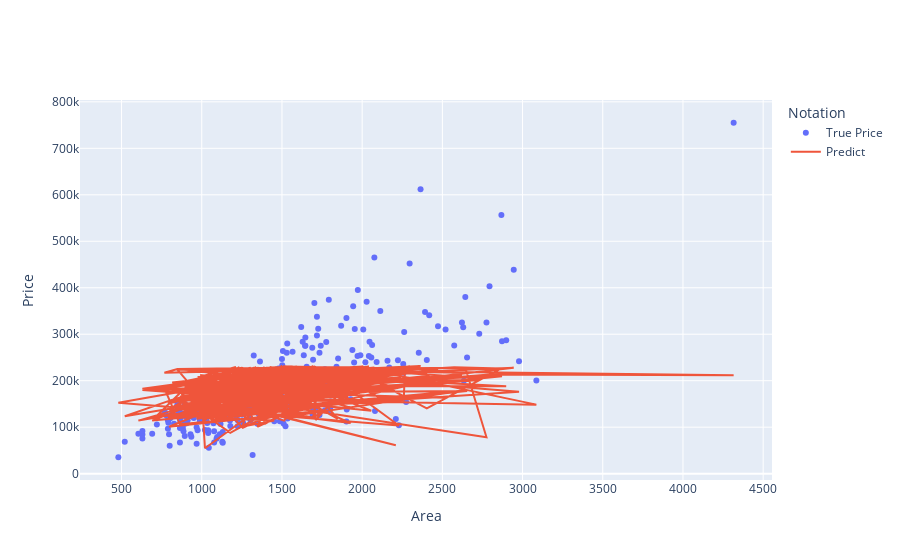

The cell this chart's notebook holds for it:
### Code cell
fig = go.Figure()
fig.add_trace(go.Scatter(
    x=X_test[:,0],
    y=y_test,
    mode="markers",
    name="True Price"
))
fig.add_trace(go.Scatter(
    x=X_test[:,0],
    y=y_predict,
    mode="lines",
    name="Predict",
))
fig.update_layout(

    xaxis_title="Area",
    yaxis_title="Price",
    legend_title="Notation",

)

### Figure 1 — Plotly figure (JSON) as saved in the notebook; plotly's stock layout.template omitted (floating-point values rounded to 4 significant figures; data arrays with more than 128 entries replaced by an {"elided": "..."} marker saying what was removed)
{"data": [{"mode": "markers", "name": "True Price", "type": "scatter", "x": {"elided": "365 int values"}, "y": {"elided": "365 int values"}}, {"mode": "lines", "name": "Predict", "type": "scatter", "x": {"elided": "365 int values"}, "y": {"elided": "365 float values"}}], "layout": {"legend": {"title": {"text": "Notation"}}, "xaxis": {"title": {"text": "Area"}}, "yaxis": {"title": {"text": "Price"}}}}
